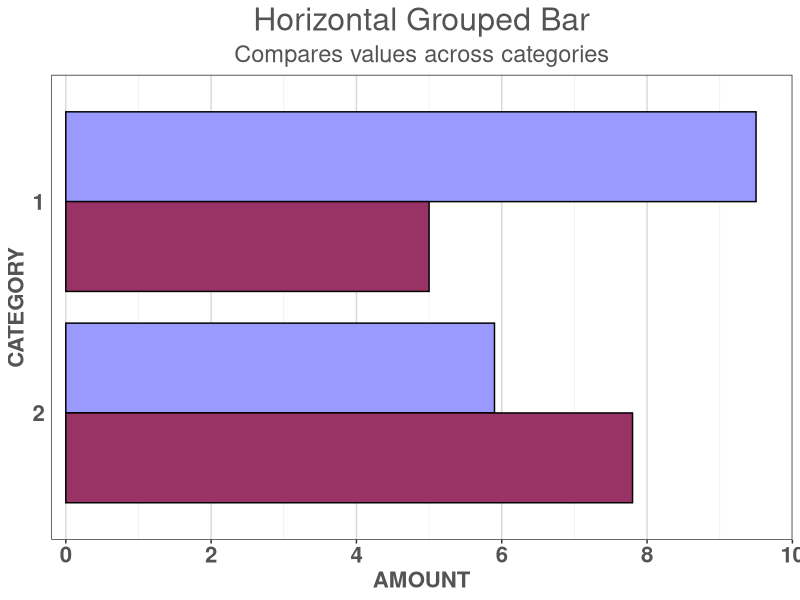

R code for this plot:
# P091 - SGPLOT horizontal grouped bar (bar1)
suppressPackageStartupMessages({
  library(dplyr)
  library(ggplot2)
})

out <- Sys.getenv("OUT_DIR")
if (out == "") out <- "."
dir.create(out, showWarnings = FALSE, recursive = TRUE)

name <- "bar1"

# ---- DATA my_data (datalines) ----
my_data <- data.frame(
  CATEGORY = c(1, 2, 1, 2),
  SERIES   = c("Series A", "Series A", "Series B", "Series B"),
  AMOUNT   = c(5, 7.8, 9.5, 5.9),
  stringsAsFactors = FALSE
)
write.csv(my_data, file.path(out, "my_data.csv"), row.names = FALSE, na = "")

# ---- Summarised data plotted (stat=sum) ----
plotdat <- my_data %>%
  group_by(CATEGORY, SERIES) %>%
  summarise(AMOUNT = sum(AMOUNT), .groups = "drop") %>%
  arrange(CATEGORY, desc(SERIES))

# grouporder=descending -> Series B is first group, gets first datacolor
grp_levels <- sort(unique(plotdat$SERIES), decreasing = TRUE)
cols <- setNames(c("#9999ff", "#993366"), grp_levels)

pd <- plotdat %>%
  mutate(CATEGORY_F = factor(CATEGORY, levels = rev(sort(unique(CATEGORY)))),  # 1 at top
         SERIES_F   = factor(SERIES, levels = rev(grp_levels)))               # first group at top within cluster

write.csv(plotdat, file.path(out, paste0(name, "_plotdata.csv")), row.names = FALSE, na = "")

gray33 <- "#545454"
p <- ggplot(pd, aes(x = CATEGORY_F, y = AMOUNT, fill = SERIES_F)) +
  geom_col(position = position_dodge(width = 0.85), width = 0.85,
           colour = "black") +
  scale_fill_manual(values = cols, guide = "none") +
  scale_y_continuous(breaks = seq(0, 10, by = 2), limits = c(0, 10),
                     minor_breaks = seq(1, 9, by = 2),
                     expand = expansion(mult = c(0.02, 0))) +
  coord_flip() +
  labs(title = "Horizontal Grouped Bar",
       subtitle = "Compares values across categories",
       x = "CATEGORY", y = "AMOUNT") +
  theme_bw() +
  theme(
    plot.title = element_text(colour = gray33, size = 23, hjust = 0.5),
    plot.subtitle = element_text(colour = gray33, size = 17, hjust = 0.5),
    axis.title = element_text(colour = gray33, size = 16, face = "bold"),
    axis.text = element_text(colour = gray33, size = 16, face = "bold"),
    axis.ticks.y = element_blank(),
    panel.grid.major.y = element_blank(),
    panel.grid.minor.y = element_blank(),
    panel.grid.major.x = element_line(colour = "grey85"),
    panel.grid.minor.x = element_line(colour = "grey93")
  )

ggsave(file.path(out, paste0(name, ".png")), p, width = 8, height = 6, dpi = 100)

# ---- Text rendering / CSV of the HTML output (graph-only page, titles) ----
txt <- c("SGplot Horizontal Grouped Bar",
         "",
         "Horizontal Grouped Bar",
         "Compares values across categories",
         "",
         "[Graph: bar1.png]",
         "",
         sprintf("%-10s %-10s %8s", "CATEGORY", "SERIES", "AMOUNT"),
         sprintf("%-10s %-10s %8s", plotdat$CATEGORY, plotdat$SERIES,
                 format(plotdat$AMOUNT)))
writeLines(txt, file.path(out, paste0(name, ".txt")))
write.csv(plotdat, file.path(out, paste0(name, ".csv")), row.names = FALSE, na = "")

cat("P091 done\n")
